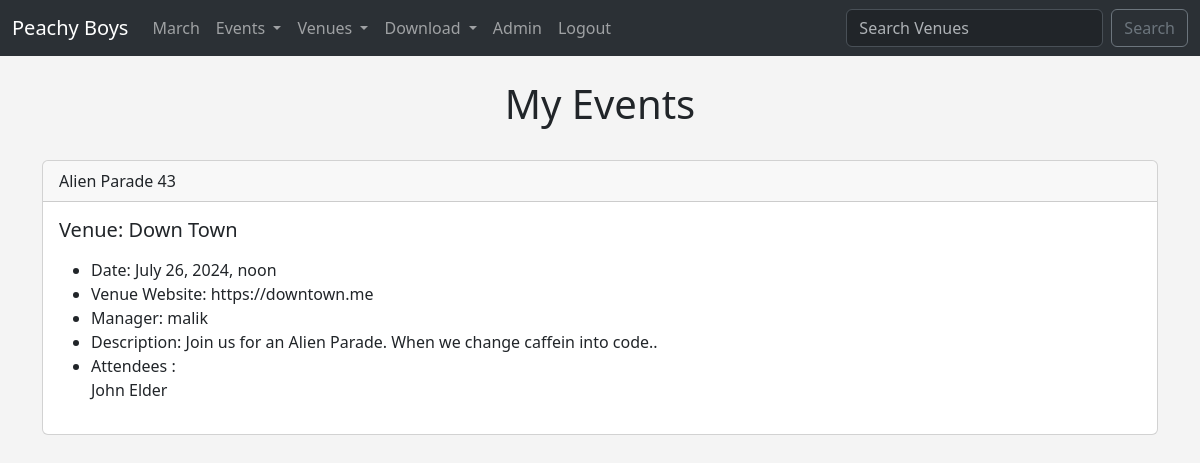
Screenshot of /my_events/ (signed in) with the database file from the repository.
### events/models.py (models this page shows, shortened)
class Event(models.Model):
    name = models.CharField(max_length=120)
    event_date = models.DateTimeField()
    venue = models.ForeignKey(Venue, blank=True, null=True, on_delete=models.CASCADE)
    manager = models.ForeignKey(User, blank=True, null=True, on_delete=models.SET_NULL)
    description = models.TextField(blank=True)
    attendees = models.ManyToManyField(MyClubUser, blank=True)
    approved = models.BooleanField(default=False)
    def __str__(self):
        return self.name

class Venue(models.Model):
    name = models.CharField(max_length=120)
    address = models.CharField(max_length=300)
    zip_code =  models.CharField(max_length=15, blank=True)
    phone = models.CharField(max_length=15, blank=True)
    web = models.URLField(blank=True)
    email_address = models.EmailField(blank=True)
    owner = models.IntegerField(blank=False, default=1)
    venue_image = models.ImageField(null=True, blank=True, upload_to='images/')
    def __str__(self):
        return self.name

class MyClubUser(models.Model):
    first_name = models.CharField(max_length=30)
    last_name = models.CharField(max_length=30)
    email = models.EmailField()
    def __str__(self):
        return self.first_name + " " +self.last_name

### events/views.py (the view)
# urls.py: path('my_events/', views.my_events, name='my_events'),
def my_events(request):
    if request.user.is_authenticated:
        me = request.user.id
        events = Event.objects.filter(attendees=me)
        return render(request, 'events/my_events.html', {"events":events})
    else:
        messages.success(request, "You aren't Authorized To View This Page")
        return redirect('home')

### events/templates/events/my_events.html (shortened to what this page needs)
{% extends 'events/base.html' %}
{% block content %}
<center><H1>My Events</H1></center>
<br>
{% if events %}
{% for event in events %}
<div class="card">
    <div class="card-header">
        {{ event }}
    </div>
    <div class="card-body">
      <h5 class="card-title">Venue: {{ event.venue }}</h5>
      <p class="card-text">
        <ul>
            <li>Date: {{ event.event_date }}</li>
            <li>Venue Website: {{ event.venue.web }}</li>
            <li>Manager: {{ event.manager }}</li>
            <li>Description: {{ event.description }}</li>
            <li>Attendees : <br>
            {% for user in event.attendees.all  %}
            {{ user }} <br>
            {% endfor %}
        </li>
        </ul>
      </p>
    </div>
  </div>
{% endfor %}
{% else %}
<h1>You Dont Have any events yet</h1>
{% endif %}
{% endblock %}

### events/templates/events/base.html (style rules this page uses)
body { background: #f4f4f4 !important; }

### rows the page displays
Event: name "Alien Parade 43", venue "Down Town", event_date "July 26, 2024, noon", venue.web "https://downtown.me", manager "malik", description "Join us for an Alien Parade. When we change caffein into code.."
MyClubUser: first_name+last_name "John Elder"
